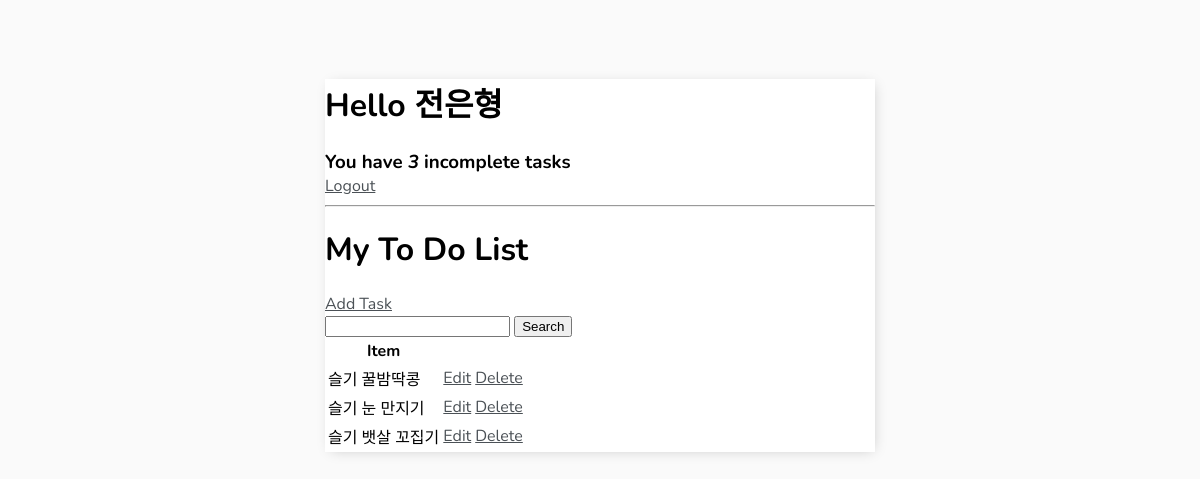
The app's page / (signed in) with its own data.
### base/models.py (models this page shows, shortened)
class Task(models.Model):
    user = models.ForeignKey(User, on_delete=models.CASCADE, null=True, blank=True)
    title = models.CharField(max_length=200)
    description = models.TextField(null=True, blank=True)
    complete = models.BooleanField(default=False)
    created = models.DateTimeField(auto_now_add=True)
    class Meta:
        ordering = ['complete']

### base/views.py (the view)
# urls.py: path('', TaskList.as_view(), name='tasks'),
class TaskList(LoginRequiredMixin, ListView):
    model = Task
    context_object_name = 'tasks'
    def get_context_data(self, **kwargs):
        context = super().get_context_data(**kwargs)
        context['tasks'] =context['tasks'].filter(user=self.request.user)
        context['count'] =context['tasks'].filter(complete=False).count()
        search_input = self.request.GET.get('search-area') or ''
        if search_input:
            context['tasks'] = context['tasks'].filter(title__startswith=search_input)
        context['search_input'] = search_input
        return context

### base/templates/base/task_list.html
{% extends 'base/main.html' %}
{% block content %}
<div class="header-bar">
    <div>
        <h1>Hello {{request.user|title}}</h1>
        <h3 style="margin:0">You have <i>{{count}}</i> incomplete task{{ count|pluralize:"s" }}</h3>
    </div>
    {% if request.user.is_authenticated %}
    <a href="{% url 'logout' %}">Logout</a>
    {% else %}
    <a href="{% url 'login' %}">Login<a>
    {% endif %}
</div>
<hr>
<h1>My To Do List {{color}}</h1>
<a href="{% url 'task-create' %}">Add Task</a>
<form method="GET">
    <input type='text' name='search-area' value="{{search_input}}">
    <input type='submit' value='Search'>
</form>
<table>
    <tr>
        <th>Item</th>
        <th></th>
        <th></th>
    </tr>
    {% for task in tasks %}
    <tr>
        <td>{{task.title}}</td>
        <td><a href="{% url 'task-update' task.id %}">Edit</a></td>
        <td><a href="{% url 'task-delete' task.id %}">Delete</a></td>
    </tr>
    {% empty %}
        <h3>No items in list</h3>
    {% endfor %}
</table>
{% endblock content%}

### base/templates/base/main.html (style rules this page uses)
body { background-color: #FAFAFA; font-family: 'Nunito', sans-serif; padding-top: 50px; }
h1, h2, h3, h4, h5, h6, { font-family: 'Raleway', sans-serif; }
a, p { color: #4b5156 }

### records on screen
Task: title "슬기 꿀밤딱콩"
Task: title "슬기 눈 만지기"
Task: title "슬기 뱃살 꼬집기"

### other values on screen
{{ request.user|title }} "전은형"
{{ count }} "3"
